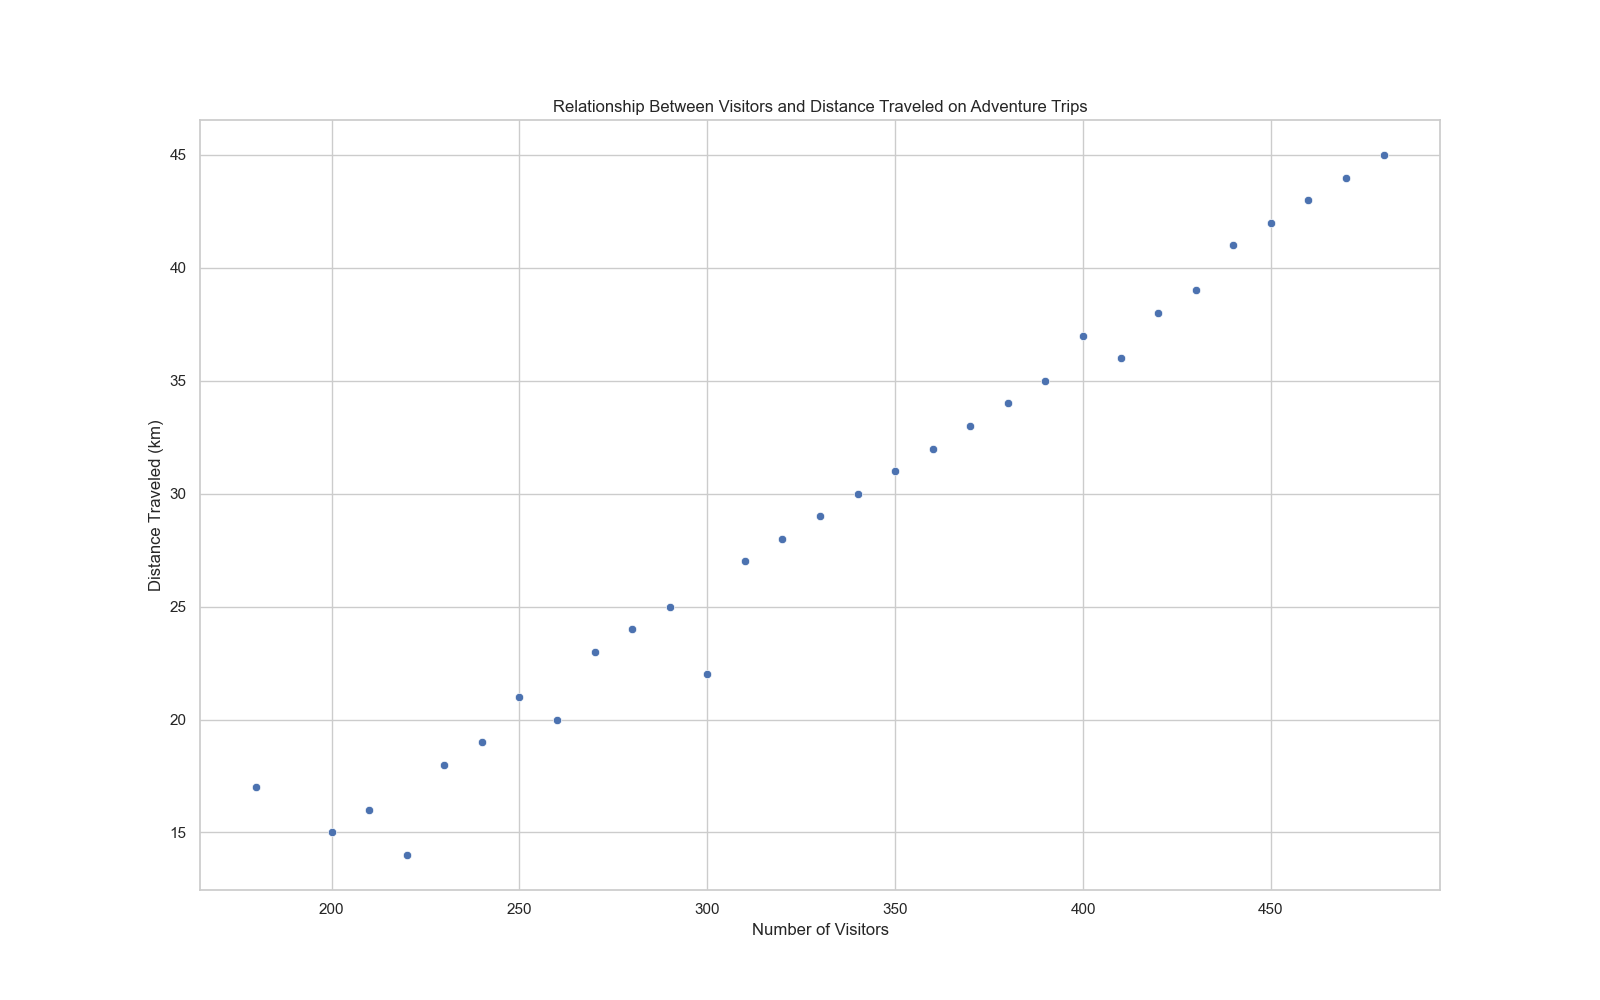

Reproduce this figure in Python.

import seaborn as sns
import pandas as pd
import matplotlib.pyplot as plt

# Data
data = {
    'Day': [1, 2, 3, 4, 5, 6, 7, 8, 9, 10, 11, 12, 13, 14, 15,
            16, 17, 18, 19, 20, 21, 22, 23, 24, 25, 26, 27, 28, 29, 30],
    'Visitors': [200, 180, 220, 230, 210, 240, 260, 250, 270, 290,
                 300, 280, 310, 330, 320, 340, 360, 350, 370, 390,
                 380, 400, 410, 430, 420, 440, 460, 450, 470, 480],
    'Distance': [15, 17, 14, 18, 16, 19, 20, 21, 23, 25,
                 22, 24, 27, 29, 28, 30, 32, 31, 33, 35,
                 34, 37, 36, 39, 38, 41, 43, 42, 44, 45]
}

df = pd.DataFrame(data)

# Plot
plt.figure(figsize=(16, 10))
scatterplot = sns.scatterplot(x='Visitors', y='Distance',
                              data=df, palette=['#2E8B57', '#FF6347'])

scatterplot.set_title('Relationship Between Visitors and Distance Traveled on Adventure Trips')
scatterplot.set_xlabel('Number of Visitors')
scatterplot.set_ylabel('Distance Traveled (km)')
plt.show()
